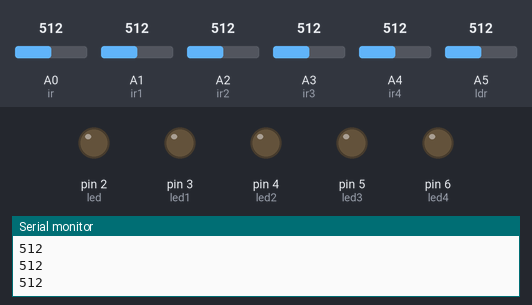
A sketch run on a simulated Arduino Uno, built with avr-gcc and run on an emulated ATmega328P. On the bench: output pins drawn as LEDs (lit = HIGH), the last lines printed to the serial monitor. Dashed ring = blinking. The inputs (shaded band) are chosen by the test bench; at power-on: A5 (ldr) = 512, A0 (ir) = 512, A1 (ir1) = 512, A2 (ir2) = 512, A3 (ir3) = 512, A4 (ir4) = 512.

Above: at 1.2 s.
1.3 s: A5 (ldr) set to 486
At 2.6 s:
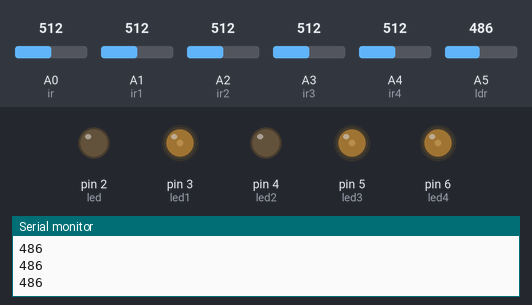
3.1 s: A5 (ldr) set to 510
At 4.3 s:
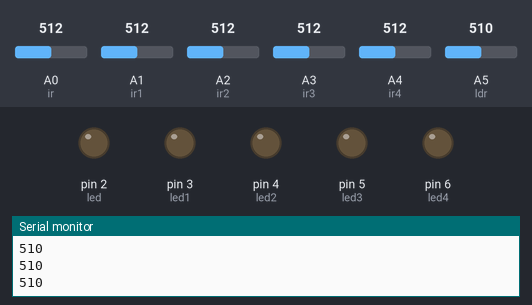
4.6 s: A5 (ldr) set to 490
At 5.1 s:
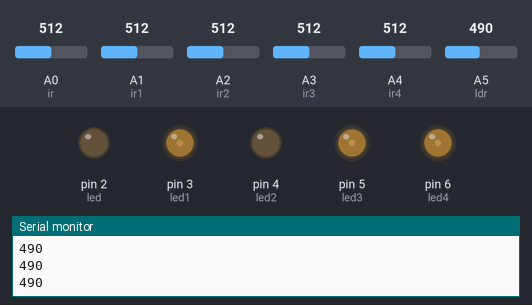
6.1 s: A0 (ir) set to 316
7.6 s: A0 (ir) set to 282
At 8.8 s:
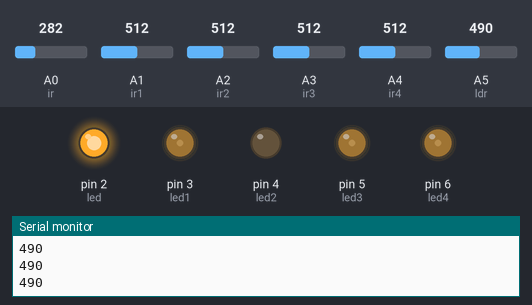
9.1 s: A1 (ir1) set to 315
10.8 s: A1 (ir1) set to 291
At 12.4 s:
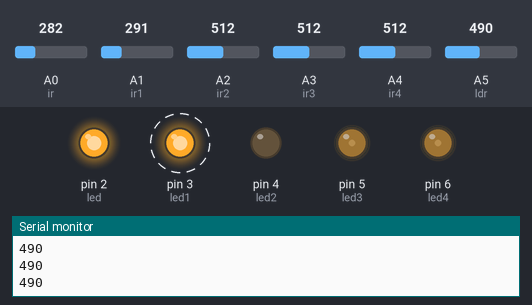
Timing chart, 0 to 14.8 s (numbered marks = the images above; inputs shaded):
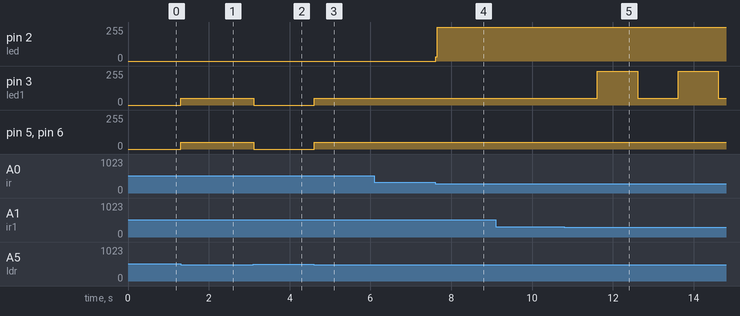

Measured:
- the behaviour switches between 501 and 500 on A5 (ldr) (found by bisection; images 0 and 1)
- the behaviour switches between 300 and 299 on A0 (ir) (found by bisection; images 3 and 4)
- the behaviour switches between 300 and 299 on A1 (ir1) (found by bisection; images 4 and 5)
- after the input at 1.3 s, pin 3 (led1), pin 5 (led3), pin 6 (led4): 0/255 → 51/255 at once
- after the input at 3.1 s, pin 3 (led1), pin 5 (led3), pin 6 (led4): 51/255 → 0/255 at once
- after the input at 4.6 s, pin 3 (led1), pin 5 (led3), pin 6 (led4): 0/255 → 51/255 at once
- after the input at 7.6 s, pin 2 (led): 0/255 → 255/255 at once
- after the input at 10.8 s, pin 3 (led1): alternates 255/255 for 1.0 s and 51/255 for 1.0 s, starting after 0.81 s

The sketch:

new_smartlight_system.ino
```cpp
int led = 2;
int led1 = 3;
int led2 = 4;
int led3 = 5;
int led4 = 6;


int ldr = A5;

int ir = A0;
int ir1 = A1;
int ir2 = A2;
int ir3 = A3;
int ir4 = A4;


void setup()
{
  Serial.begin (9600);

  pinMode (led,OUTPUT);
  pinMode (led1,OUTPUT);
  pinMode (led2,OUTPUT);
  pinMode (led3,OUTPUT);
  pinMode (led4,OUTPUT);


  pinMode (ldr,INPUT);

  pinMode (ir,INPUT);
  pinMode (ir1,INPUT);
  pinMode (ir2,INPUT);
  pinMode (ir3,INPUT);
  pinMode (ir4,INPUT);


}
void loop()
{
 Serial.println(analogRead(A5));
  int ldrStatus = analogRead (ldr);
  Serial.println(ldrStatus);
    if (ldrStatus <=500)
     {

       digitalWrite(led, HIGH);
       analogWrite(led,255/5);

       digitalWrite(led1, HIGH);
       analogWrite(led1,255/5);

       digitalWrite(led2, HIGH);
       analogWrite(led2,255/5);

       digitalWrite(led2, HIGH);
       analogWrite(led2,255/5);


        if (analogRead(A0)<300)       // IR 1 CODE
               {
                digitalWrite(led,HIGH);
                analogWrite(led,255);
                delay(1000);// micro second
               }
            else
                {
                  digitalWrite(led,HIGH);
                  analogWrite(led,255/5);

                }


       if (analogRead(A1)<300)       // IR 1 CODE
               {
                digitalWrite(led1,HIGH);
                analogWrite(led1,255);
                delay(1000);// micro second
               }
            else
                {
                  digitalWrite(led1,HIGH);
                  analogWrite(led1,255/5);

                }

          if (analogRead(A2)<300)           // IR 2 CODE
               {
                digitalWrite(led2,HIGH);
                analogWrite(led2,255);
                delay(1000);// micro second
               }
            else
                {
                  digitalWrite(led2,HIGH);
                   analogWrite(led2,255/5);

                }

           if (analogRead(A3)<300)           // IR 2 CODE
               {
                digitalWrite(led3,HIGH);
                analogWrite(led3,255);
                delay(1000);// micro second
               }
            else
                {
                  digitalWrite(led3,HIGH);
                   analogWrite(led3,255/5);

                }

            if (analogRead(A4)<300)           // IR 2 CODE
               {
                digitalWrite(led4,HIGH);
                analogWrite(led4,255);
                delay(1000);// micro second
               }
            else
                {
                  digitalWrite(led4,HIGH);
                   analogWrite(led4,255/5);

                }
     }

     else
       {

         digitalWrite(led1, LOW);
         digitalWrite(led2, LOW);
         digitalWrite(led3, LOW);
         digitalWrite(led4, LOW);

      }

}
```
